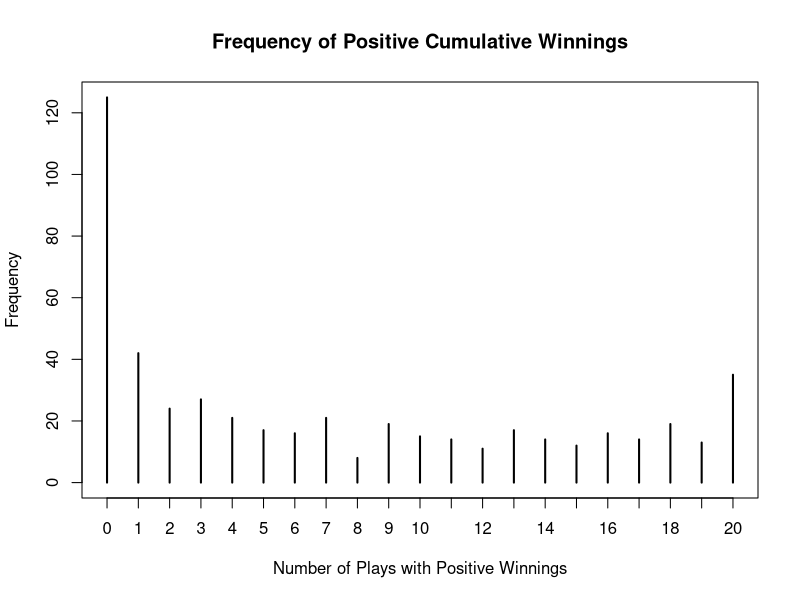

R code for this plot:
#################################################
#####  Playing Roulette Exercise
#################################################

# One plays roulette repeatedly at a casino. 
# In a single play, one bets $5 on "red" and 
# that player wins $5 with probability 18/38 
# and loses $5 with probability 20/38. If the 
# roulette game (with the same bet) is played 
# 20 times, then the individual play winnings 
# can be viewed as a sample of size 20 selected 
# with replacement from the vector (5, ???5), 
# where the respective probabilities are given 
# in the vector (18/38, 20/38). These play 
# winnings can be simulated using the function 
# sample() with the prob vector that gives the 
# sampling probabilities. 

sample(c(5, -5), size=20, 
       replace=TRUE, 
       prob=c(18 / 38, 20 / 38)) 


# (a) Write a short function to compute the sum 
# of the winnings from 20 plays at the roulette 
# wheel. Use the replicate() function to repeat 
# this "20 play simulation" 10000 times. Find the 
# approximate probability that the total winning 
# is positive. 

roulette = function(){
  winnings = sample(c(5, -5), size=20, replace=TRUE, prob=c(18/38, 20/38))
  sum(winnings)
}

s = replicate(10000, roulette())

mean(s > 0)

# (b) The number of winning plays is a binomial 
# random variable with 20 trials where the 
# probability of success is 18/38. Using the 
# pbinom() function, find the exact probability 
# that your total winning is positive and check 
# that the approximate answer in part (a) is 
# close to the exact probability. 

# The probability the total winning is positive
# is equal to the probability P(X > 10), where
# X is binomial(20, 18/38)

1 - pbinom(10, size=20, prob=18/38)

# (c) Suppose you keep track of your cumulative 
# winning during the game and record the number 
# of plays P where your cumulative winning is 
# positive. If the individual play winnings are 
# stored in the vector winnings, the expression 
# cumsum(winnings) computes the cumulative 
# winnings, and the expression 
# sum(cumsum(winnings)>0) computes a value of P. 
# Adjust your function from part (a) to compute 
# the value of P. Simulate the process 500 times 
# and construct a frequency table of the outcomes. 
# Graph the outcomes and discuss which values of 
# P are likely to occur. 

roulette2 = function(){
  winnings = sample(c(5, -5), size=20, replace=TRUE, prob=c(18/38, 20/38))
  sum(cumsum(winnings) > 0)
}

s = replicate(500, roulette2())
table(s)
plot(table(s), main="Frequency of Positive Cumulative Winnings", xlab="Number of Plays with Positive Winnings", ylab="Frequency")
